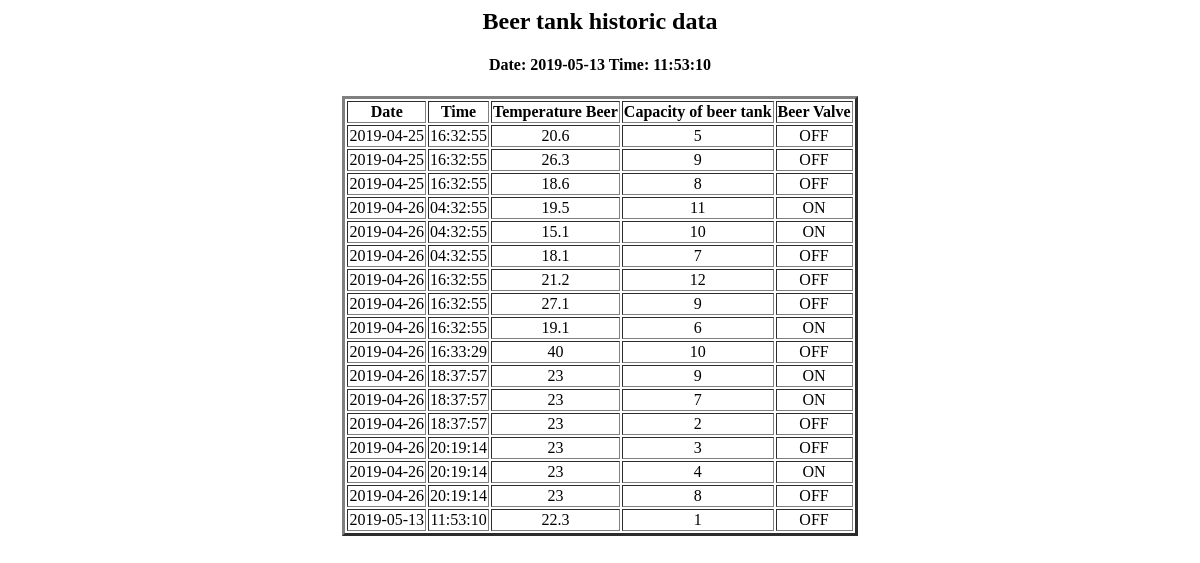
Before: /btank with the older database file.
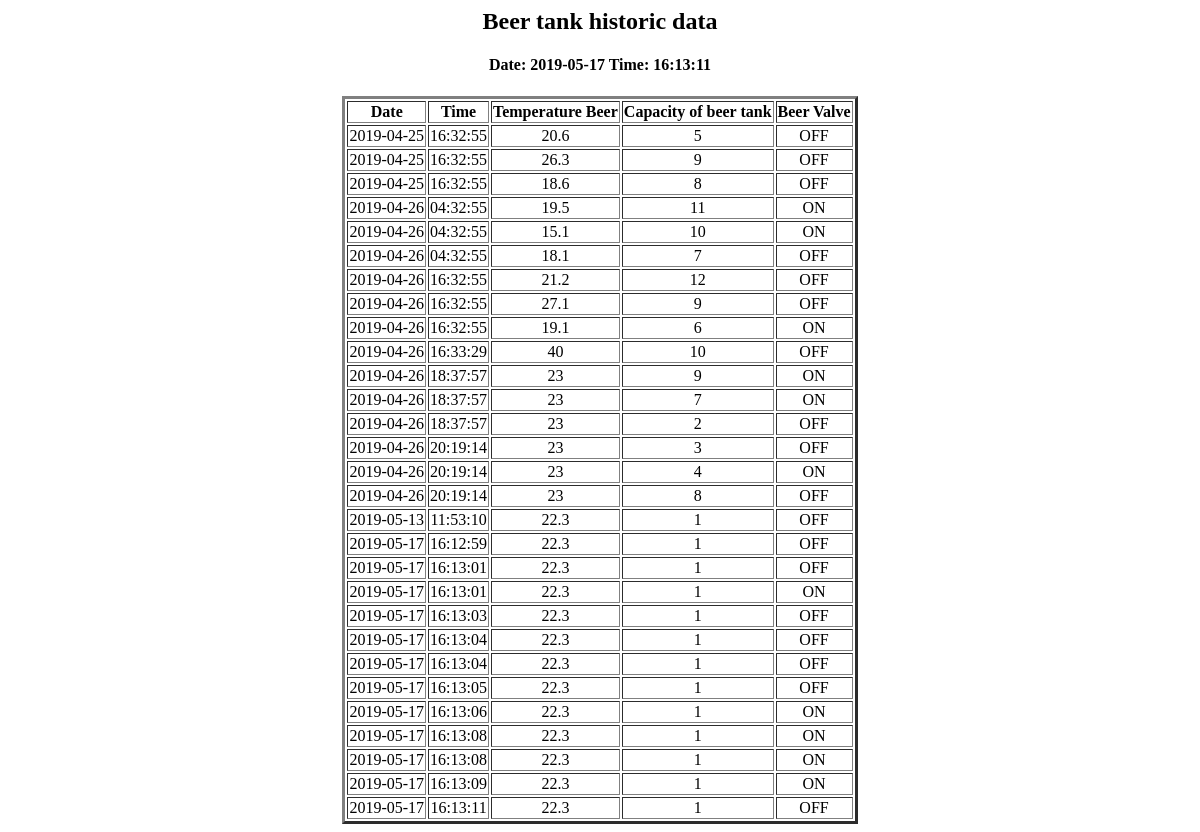
After: the same page with the newer database file.
### tables this page shows
CREATE TABLE "sensors" (
	`tdate`	DATE,
	`ttime`	TIME,
	`tempferm`	NUMERIC,
	`tempbeer`	NUMERIC,
	`capferm`	NUMERIC,
	`capbeer`	NUMERIC,
	`mixer`	TEXT,
	`heater`	TEXT,
	`valferm`	TEXT,
	`valbeer`	TEXT
);

### practica2.py (the view)
@app.route('/btank')
def Taula_beer():
	conn = sqlite3.connect('lleidabeer.db')
	print("Opened database successfully")
	llista =[]
	cursor = conn.execute("SELECT tdate,ttime,tempbeer,capbeer,valbeer from sensors")
	for row in cursor:
	   llista.append(row)
	print("Operation done successfully")
	conn.close()
	return  render_template("beerhistoric.html",llista=llista)

### templates/beerhistoric.html (shortened to what this page needs)
<html>
  <head>
  </head>
  <body>
<center>
    <h2>Beer tank historic data</h2>
 	<h4>Date: {{llista[-1][0]}}    Time: {{llista[-1][1]}} </h4>
    <table border="3">
      <tr align="center">
	<th>Date</th>
	<th>Time</th>
	<th>Temperature Beer</th>
	<th>Capacity of beer tank</th>
	<th>Beer Valve</th>
      </tr>
	{% for row in llista %}
          <tr align="center">
	  {% for cell in row %}
	    <td> {{cell}} </td>
	  {% endfor %}
	  </tr>
	{% endfor %}
    </table>
    </center>
  </body>
</html>

Changed rows visible on the page:
added sensors: tdate "2019-05-17", ttime "16:13:11", tempbeer "22.3", row "1", valbeer "OFF"
added sensors: tdate "2019-05-17", ttime "16:12:59", tempbeer "22.3", row "1", valbeer "OFF"
added sensors: tdate "2019-05-17", ttime "16:13:01", tempbeer "22.3", row "1", valbeer "OFF"
added sensors: tdate "2019-05-17", ttime "16:13:01", tempbeer "22.3", row "1", valbeer "ON"
added sensors: tdate "2019-05-17", ttime "16:13:03", tempbeer "22.3", row "1", valbeer "OFF"
added sensors: tdate "2019-05-17", ttime "16:13:04", tempbeer "22.3", row "1", valbeer "OFF"
added sensors: tdate "2019-05-17", ttime "16:13:04", tempbeer "22.3", row "1", valbeer "OFF"
added sensors: tdate "2019-05-17", ttime "16:13:05", tempbeer "22.3", row "1", valbeer "OFF"
added sensors: tdate "2019-05-17", ttime "16:13:06", tempbeer "22.3", row "1", valbeer "ON"
added sensors: tdate "2019-05-17", ttime "16:13:08", tempbeer "22.3", row "1", valbeer "ON"
added sensors: tdate "2019-05-17", ttime "16:13:08", tempbeer "22.3", row "1", valbeer "ON"
added sensors: tdate "2019-05-17", ttime "16:13:09", tempbeer "22.3", row "1", valbeer "ON"
Other visible differences:
{{ llista[-1][0] }}: "2019-05-13" → "2019-05-17"
{{ llista[-1][1] }}: "11:53:10" → "16:13:11"
